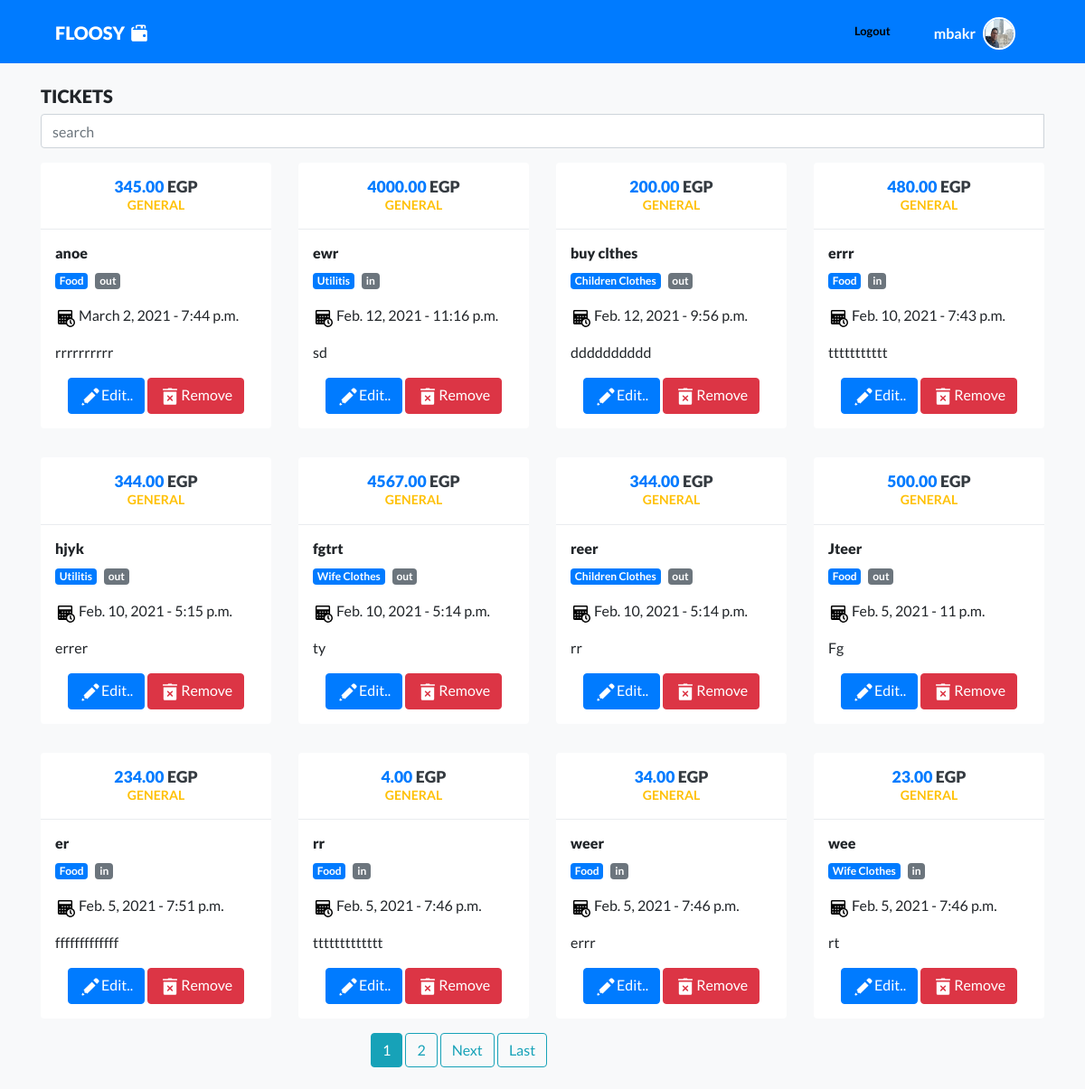
Before: /tickets/general/ (signed in) with the older database file.
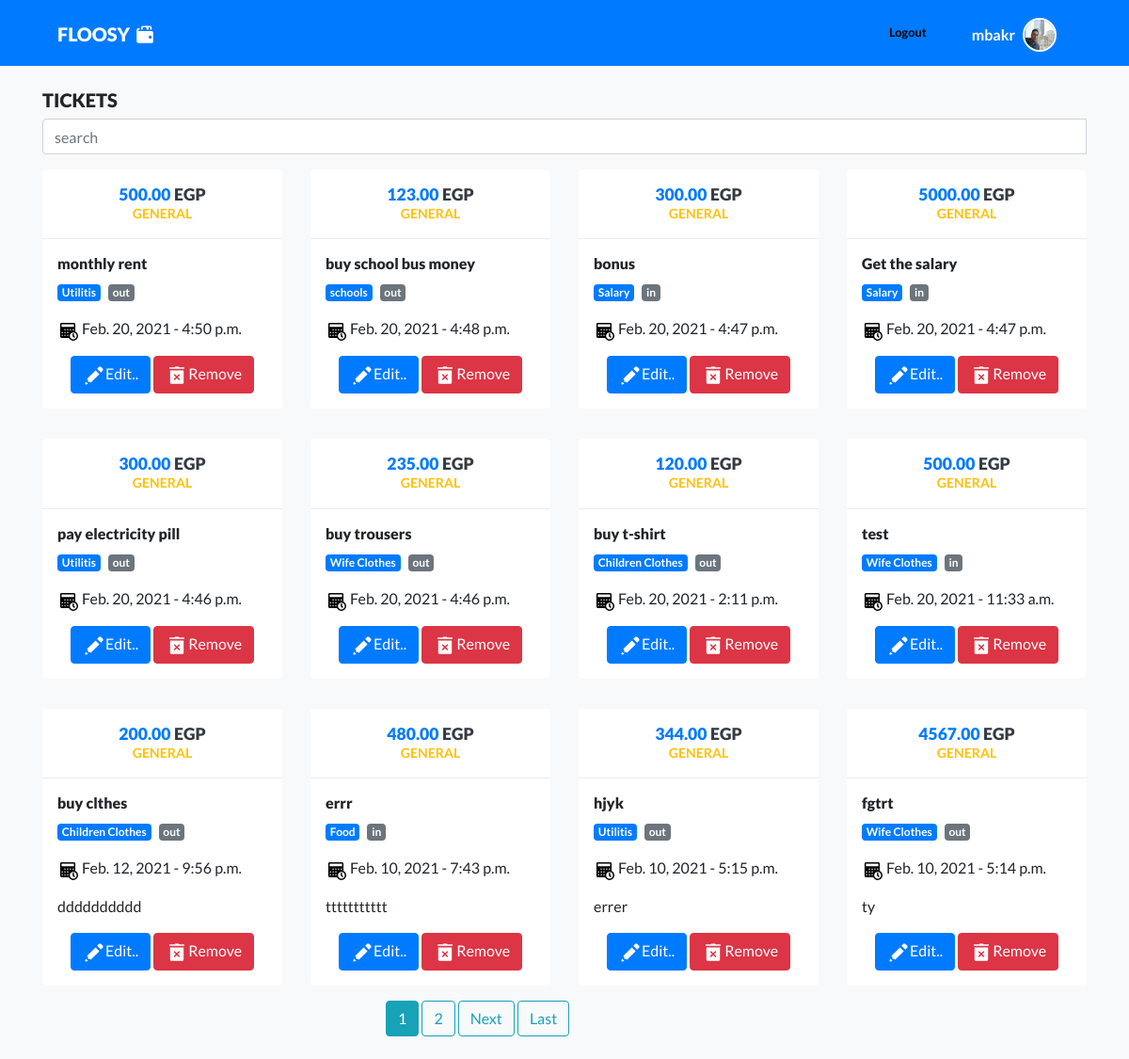
After: the same page with the newer database file.
### tracker/models.py (models this page shows, shortened)
class Ticket(models.Model):
    wallet = models.ForeignKey(to=Wallet, on_delete=models.DO_NOTHING, related_name='tickets')
    value = models.DecimalField(max_digits=15, decimal_places=2)
    kind = models.CharField(max_length=20, choices=CHOICES)
    category = models.ForeignKey(to=Category, on_delete=models.CASCADE, null=True)
    date = models.DateTimeField(default=timezone.now)
    title = models.CharField(max_length=50, default="No Title")
    desc = models.TextField(default='')
    class Meta:
        ordering =('-date',)

class Wallet(models.Model):
    owner = models.ForeignKey(to=User, on_delete=models.CASCADE)
    name = models.CharField(max_length=100)
    slug = models.SlugField(blank=True,null=True)
    balance = models.DecimalField(max_digits=15, decimal_places=2, default=0)

class Category(models.Model):
    wallet = models.ForeignKey(to=Wallet, on_delete=models.CASCADE)
    name = models.CharField(max_length=100)
    slug = models.SlugField(blank=True,null=True)
    class Meta:
        verbose_name_plural = 'Categories'

### tracker/views.py (the view)
# urls.py: path('tickets/<slug:slug>/', wallettickets, name='wallet_tickets'),
@login_required()
def wallettickets(request,slug):
    wallet = get_object_or_404(Wallet,slug=slug, owner=request.user)
    tickets = Ticket.objects.filter(wallet=wallet)
    paginator = Paginator(tickets, 12)
    page_number = request.GET.get('page')
    page_tickets = paginator.get_page(page_number)
    context = {'tickets':tickets, 'wallet':wallet, 'page_tickets':page_tickets}
    return render(request, template_name='tracker/tickets.html', context=context)

### tracker/templates/tracker/tickets.html (shortened to what this page needs)
{% extends 'base.html' %}
{% load static %}
{% load humanize %}
{% block content %}
<section>
    <div class="container">
        <div class="row mt-4">
            <div class="col-12">
                <h5 class="sectionHeading">Tickets</h5>
            </div>
        </div>
        <div>
            <form method="POST">
                <div class="input-group">
                    <input type="text" class="form-control"  placeholder="search " name="searchText">
                </div>
            </form>
        </div>
        <div class="row">
            <div class="col" id="mainContent">
                <div class="row">
                    {% for ticket in page_tickets %}
                        <div class="col-12 col-sm-6 col-lg-3" >
                            <div class="ticketItem my-3 bg-white rounded">
                                <h5 class="blockHeading p-3 text-center text-primary">
                                {{ticket.value}} <span class="text-dark">EGP</span>
                                <br>
                                <small class="text-warning"><strong>{{ticket.wallet.name}}</strong></small>
                                </h5>
                                <div class="itemContent p-3">
                                    <h6 class="ticketTitle">{{ticket.title}}</h6>
                                    <p><span class="badge badge-primary mr-2">{{ticket.category.name}}</span><span class="badge badge-secondary">{{ticket.kind}}</span></p>
                                    <p><img class="mr-1" src="imgs/calendar-icon.svg" alt=""><span>{{ticket.date|date}}</span>  -  <span>{{ticket.date|time}}</span></p>
                                    <p>{{ticket.desc|slice:":100"}}
                                        </p>
                                        <div class="ticketControl text-center">
                                            <a href="{% url 'tracker:edit_ticket' ticket.id %}">
                                                <button type="button" class="btn btn-primary"><img src="imgs/edit-icon.svg" alt="">Edit..</button>
                                            </a>
                                            <a href="{% url 'tracker:delete_ticket' ticket.id %}">
                                                <button type="button" class="btn btn-danger"><img src="imgs/delete-icon.svg" alt="">Remove</button>
                                            </a>
                                        </div>
                                    </div>
                                </div>
                            </div>
                        {% endfor %}
                    </div>
                </div>
            </div>
        </div>
    </section>
        <div class="row">
            <div class="col-12 col-md-4">
            </div>
            <div class="col-12 col-md-4" id="pagination">
                <div class="align-middle">
                    {% if page_tickets %}
                        {% for num in page_tickets.paginator.page_range %}
                            {% if page_tickets.number == num %}
                                <a class="btn btn-info mb-4" href="?page={{ num }}">{{ num }}</a>
                                {% elif num > page_tickets.number|add:'-3' and num < page_tickets.number|add:'3' %}
                                <a class="btn btn-outline-info mb-4" href="?page={{ num }}">{{ num }}</a>
                            {% endif %}
                        {% endfor %}
                        {% if page_tickets.has_next %}
                            <a class="btn btn-outline-info mb-4" href="?page={{ page_obj.next_page_number }}">Next</a>
                            <a class="btn btn-outline-info mb-4" href="?page={{ page_obj.paginator.num_pages }}">Last</a>
                        {% endif %}
                    {% endif %}
                </div>
            </div>
            <div class="col-4">
            </div>
        </div>
{% endblock content %}

Changed rows visible on the page:
removed Ticket: value "345.00", wallet.name "GENERAL", title "anoe", category.name "Food", kind "out", date "March 2, 2021", date "7:44 p.m.", desc "rrrrrrrrrr"
removed Ticket: value "4000.00", wallet.name "GENERAL", title "ewr", category.name "Utilitis", kind "in", date "Feb. 12, 2021", date "11:16 p.m.", desc "sd"
no longer on this page (row unchanged): Ticket: value "344.00", wallet.name "GENERAL", title "reer", category.name "Children Clothes", kind "out", date "Feb. 10, 2021", date "5:14 p.m.", desc "rr"
no longer on this page (row unchanged): Ticket: value "500.00", wallet.name "GENERAL", title "Jteer", category.name "Food", kind "out", date "Feb. 5, 2021", date "11 p.m.", desc "Fg"
no longer on this page (row unchanged): Ticket: value "234.00", wallet.name "GENERAL", title "er", category.name "Food", kind "in", date "Feb. 5, 2021", date "7:51 p.m.", desc "fffffffffffff"
no longer on this page (row unchanged): Ticket: value "4.00", wallet.name "GENERAL", title "rr", category.name "Food", kind "in", date "Feb. 5, 2021", date "7:46 p.m.", desc "ttttttttttttt"
no longer on this page (row unchanged): Ticket: value "34.00", wallet.name "GENERAL", title "weer", category.name "Food", kind "in", date "Feb. 5, 2021", date "7:46 p.m.", desc "errr"
no longer on this page (row unchanged): Ticket: value "23.00", wallet.name "GENERAL", title "wee", category.name "Wife Clothes", kind "in", date "Feb. 5, 2021", date "7:46 p.m.", desc "rt"
added Ticket: value "500.00", wallet.name "GENERAL", title "monthly rent", category.name "Utilitis", kind "out", date "Feb. 20, 2021", date "4:50 p.m."
added Ticket: value "123.00", wallet.name "GENERAL", title "buy school bus money", category.name "schools", kind "out", date "Feb. 20, 2021", date "4:48 p.m."
added Ticket: value "300.00", wallet.name "GENERAL", title "bonus", category.name "Salary", kind "in", date "Feb. 20, 2021", date "4:47 p.m."
added Ticket: value "5000.00", wallet.name "GENERAL", title "Get the salary", category.name "Salary", kind "in", date "Feb. 20, 2021", date "4:47 p.m."
added Ticket: value "300.00", wallet.name "GENERAL", title "pay electricity pill", category.name "Utilitis", kind "out", date "Feb. 20, 2021", date "4:46 p.m."
added Ticket: value "235.00", wallet.name "GENERAL", title "buy trousers", category.name "Wife Clothes", kind "out", date "Feb. 20, 2021", date "4:46 p.m."
added Ticket: value "120.00", wallet.name "GENERAL", title "buy t-shirt", category.name "Children Clothes", kind "out", date "Feb. 20, 2021", date "2:11 p.m."
added Ticket: value "500.00", wallet.name "GENERAL", title "test", category.name "Wife Clothes", kind "in", date "Feb. 20, 2021", date "11:33 a.m."
